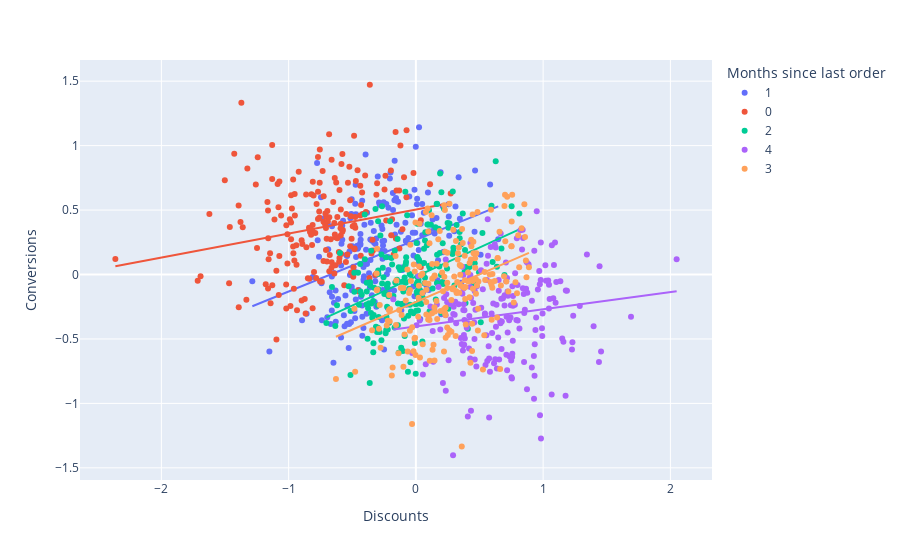

This figure's notebook cell:
### Code cell
px.scatter( df, x = 'Discounts', y = 'Conversions', color = 'Months since last order', trendline = 'ols' )

### Figure 1 — Plotly figure (JSON) as saved in the notebook; plotly's stock layout.template omitted (floating-point values rounded to 4 significant figures; data arrays with more than 128 entries replaced by an {"elided": "..."} marker saying what was removed)
{"data": [{"hovertemplate": "Months since last order=1<br>Discounts=%{x}<br>Conversions=%{y}<extra></extra>", "legendgroup": "1", "marker": {"color": "#636efa", "symbol": "circle"}, "mode": "markers", "name": "1", "orientation": "v", "showlegend": true, "type": "scatter", "x": {"elided": "200 float values"}, "xaxis": "x", "y": {"elided": "200 float values"}, "yaxis": "y"}, {"hovertemplate": "<b>OLS trendline</b><br>Conversions = 0.401192 * Discounts + 0.269549<br>R<sup>2</sup>=0.134095<br><br>Months since last order=1<br>Discounts=%{x}<br>Conversions=%{y} <b>(trend)</b><extra></extra>", "legendgroup": "1", "marker": {"color": "#636efa", "symbol": "circle"}, "mode": "lines", "name": "1", "showlegend": false, "type": "scatter", "x": {"elided": "200 float values"}, "xaxis": "x", "y": {"elided": "200 float values"}, "yaxis": "y"}, {"hovertemplate": "Months since last order=0<br>Discounts=%{x}<br>Conversions=%{y}<extra></extra>", "legendgroup": "0", "marker": {"color": "#EF553B", "symbol": "circle"}, "mode": "markers", "name": "0", "orientation": "v", "showlegend": true, "type": "scatter", "x": {"elided": "200 float values"}, "xaxis": "x", "y": {"elided": "200 float values"}, "yaxis": "y"}, {"hovertemplate": "<b>OLS trendline</b><br>Conversions = 0.186119 * Discounts + 0.504319<br>R<sup>2</sup>=0.042547<br><br>Months since last order=0<br>Discounts=%{x}<br>Conversions=%{y} <b>(trend)</b><extra></extra>", "legendgroup": "0", "marker": {"color": "#EF553B", "symbol": "circle"}, "mode": "lines", "name": "0", "showlegend": false, "type": "scatter", "x": {"elided": "200 float values"}, "xaxis": "x", "y": {"elided": "200 float values"}, "yaxis": "y"}, {"hovertemplate": "Months since last order=2<br>Discounts=%{x}<br>Conversions=%{y}<extra></extra>", "legendgroup": "2", "marker": {"color": "#00cc96", "symbol": "circle"}, "mode": "markers", "name": "2", "orientation": "v", "showlegend": true, "type": "scatter", "x": {"elided": "200 float values"}, "xaxis": "x", "y": {"elided": "200 float values"}, "yaxis": "y"}, {"hovertemplate": "<b>OLS trendline</b><br>Conversions = 0.449922 * Discounts + -0.015723<br>R<sup>2</sup>=0.174810<br><br>Months since last order=2<br>Discounts=%{x}<br>Conversions=%{y} <b>(trend)</b><extra></extra>", "legendgroup": "2", "marker": {"color": "#00cc96", "symbol": "circle"}, "mode": "lines", "name": "2", "showlegend": false, "type": "scatter", "x": {"elided": "200 float values"}, "xaxis": "x", "y": {"elided": "200 float values"}, "yaxis": "y"}, {"hovertemplate": "Months since last order=4<br>Discounts=%{x}<br>Conversions=%{y}<extra></extra>", "legendgroup": "4", "marker": {"color": "#ab63fa", "symbol": "circle"}, "mode": "markers", "name": "4", "orientation": "v", "showlegend": true, "type": "scatter", "x": {"elided": "200 float values"}, "xaxis": "x", "y": {"elided": "200 float values"}, "yaxis": "y"}, {"hovertemplate": "<b>OLS trendline</b><br>Conversions = 0.133733 * Discounts + -0.403541<br>R<sup>2</sup>=0.018647<br><br>Months since last order=4<br>Discounts=%{x}<br>Conversions=%{y} <b>(trend)</b><extra></extra>", "legendgroup": "4", "marker": {"color": "#ab63fa", "symbol": "circle"}, "mode": "lines", "name": "4", "showlegend": false, "type": "scatter", "x": {"elided": "200 float values"}, "xaxis": "x", "y": {"elided": "200 float values"}, "yaxis": "y"}, {"hovertemplate": "Months since last order=3<br>Discounts=%{x}<br>Conversions=%{y}<extra></extra>", "legendgroup": "3", "marker": {"color": "#FFA15A", "symbol": "circle"}, "mode": "markers", "name": "3", "orientation": "v", "showlegend": true, "type": "scatter", "x": {"elided": "200 float values"}, "xaxis": "x", "y": {"elided": "200 float values"}, "yaxis": "y"}, {"hovertemplate": "<b>OLS trendline</b><br>Conversions = 0.429295 * Discounts + -0.21328<br>R<sup>2</sup>=0.154038<br><br>Months since last order=3<br>Discounts=%{x}<br>Conversions=%{y} <b>(trend)</b><extra></extra>", "legendgroup": "3", "marker": {"color": "#FFA15A", "symbol": "circle"}, "mode": "lines", "name": "3", "showlegend": false, "type": "scatter", "x": {"elided": "200 float values"}, "xaxis": "x", "y": {"elided": "200 float values"}, "yaxis": "y"}], "layout": {"autosize": true, "legend": {"title": {"text": "Months since last order"}, "tracegroupgap": 0}, "margin": {"t": 60}, "xaxis": {"anchor": "y", "autorange": true, "domain": [0, 1], "range": [-2.637, 2.324], "title": {"text": "Discounts"}, "type": "linear"}, "yaxis": {"anchor": "x", "autorange": true, "domain": [0, 1], "range": [-1.625, 1.695], "title": {"text": "Conversions"}, "type": "linear"}}}
